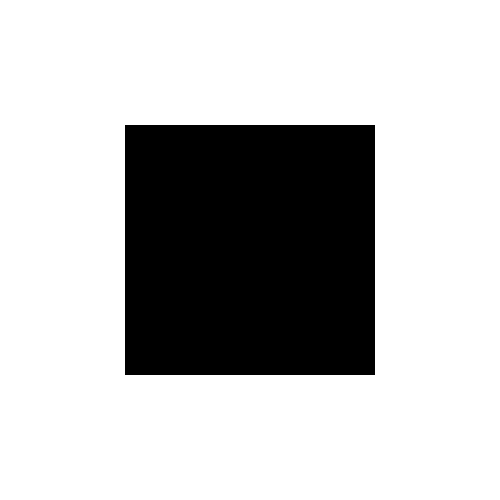
#> input picture img/still.png, 500 x 500 px
$ python main.py
#> lines starting #> are read from the running program, lines starting #| are printed output that depends on the picture; after the words box and inside, x2 and y2 are one past the last pixel; in counts of white or black regions, pixels touching at a corner belong together
import pylab
import numpy as np
from skimage import io


img_still = io.imread("img/still.png")
#> img_still is the input picture: shape (500, 500, 3); 75% white; 1 black region, box (x1, y1, x2, y2) and area: (125, 125, 375, 375) 62500
img_disp  = io.imread("img/disp_-2left.png")
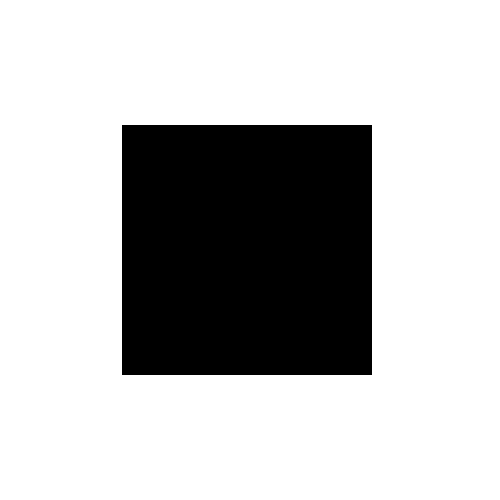
#> input picture img/disp_-2left.png, 500 x 500 px
#> img_disp is the input picture: shape (500, 500, 3); 75% white; 1 black region, box (x1, y1, x2, y2) and area: (122, 125, 372, 375) 62500

disp_range = 5

best_score = float("inf")
best_disp = None

for disp in range(-disp_range, disp_range, 1):

    diff = img_still - np.roll(img_disp, disp, axis=1)

    temp_score = np.sum(diff)
    if best_score > temp_score:
        best_score = temp_score
        best_disp = disp
#> this loop made 10 passes
#> (temp_score, best_score) on passes 1 to 9: (1536000, 1536000), (1344000, 1344000), (1152000, 1152000), (960000, 960000), (768000, 768000), (576000, 576000), (384000, 384000), (192000, 192000), (0, 0)
#> temp_score on pass 10: 192000
#> pass 1, `diff = img_still - np.roll(img_disp, disp, axis=1)`:
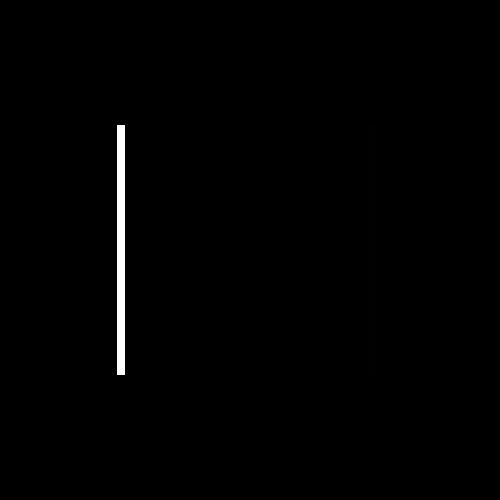
#> diff: shape (500, 500, 3); min 0, max 255, mean 2
#> after the loop, best_disp = 3; best_score = 0


img_reconstr = np.roll(img_disp, best_disp, axis=1)
io.imsave("img/result_diff.png", img_still - img_reconstr)

print(f"Best score : {best_score}, with disp {best_disp}")
#| Best score : 0, with disp 3
